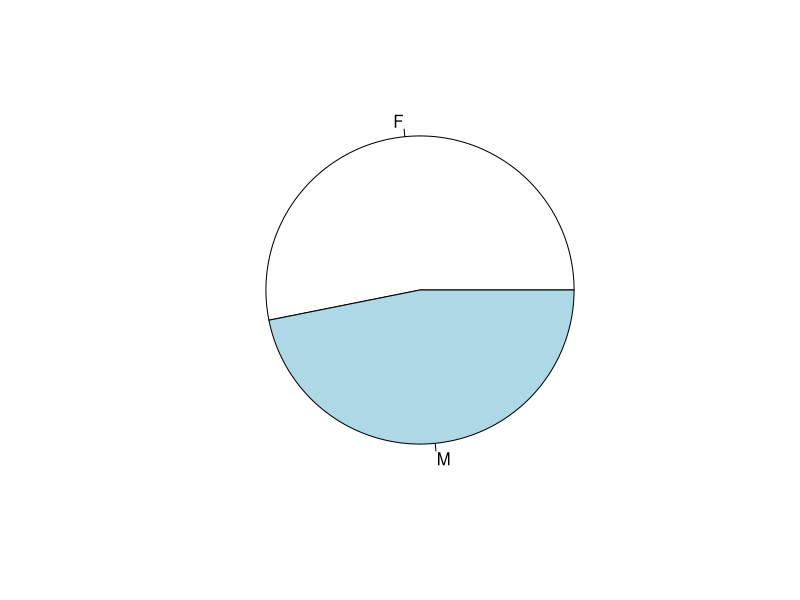
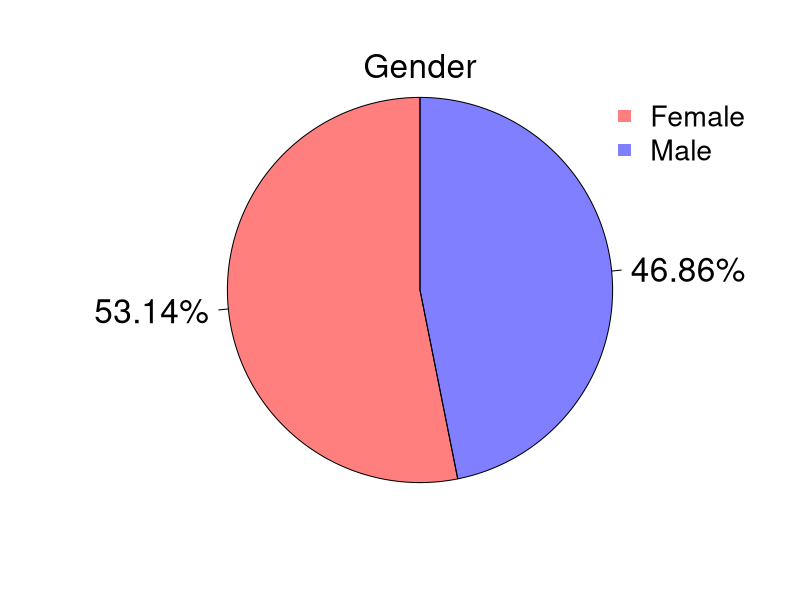
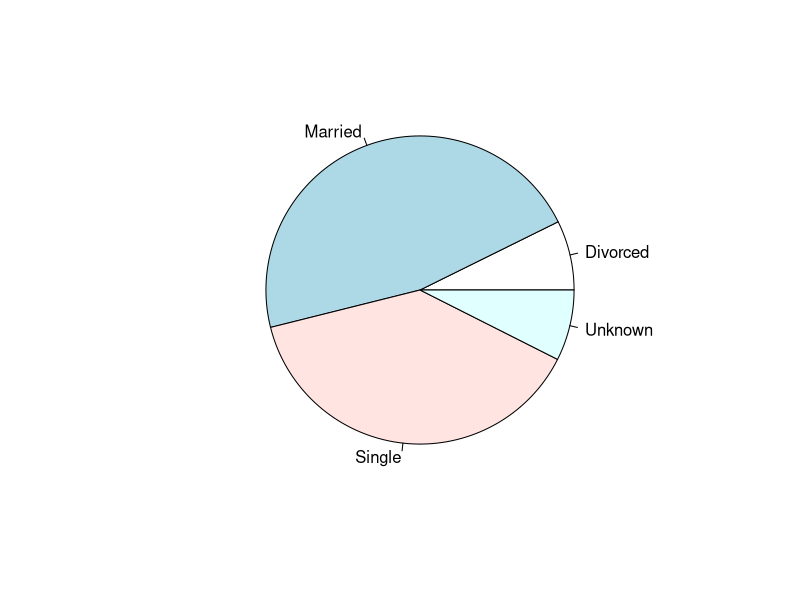
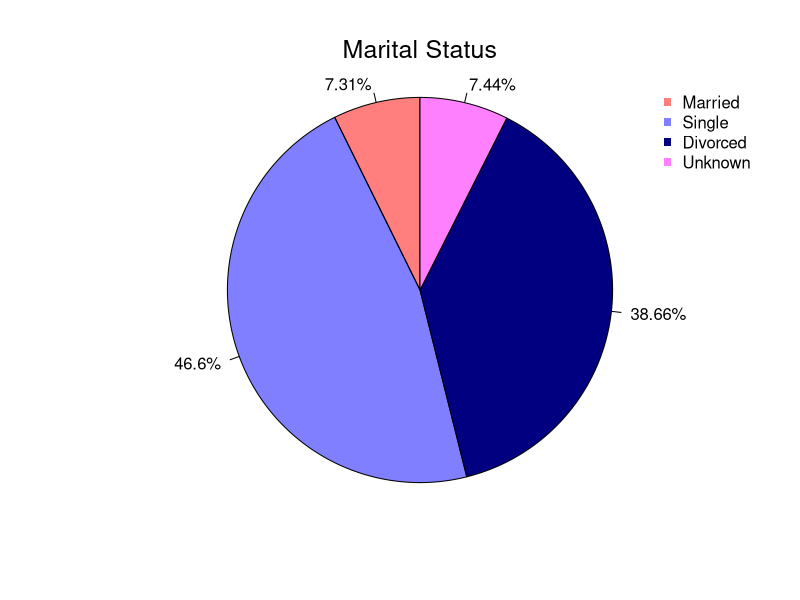
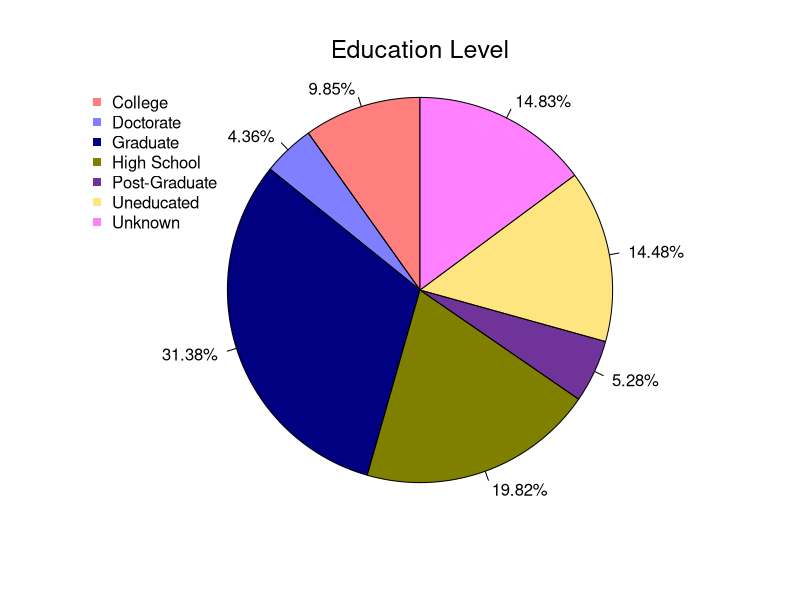
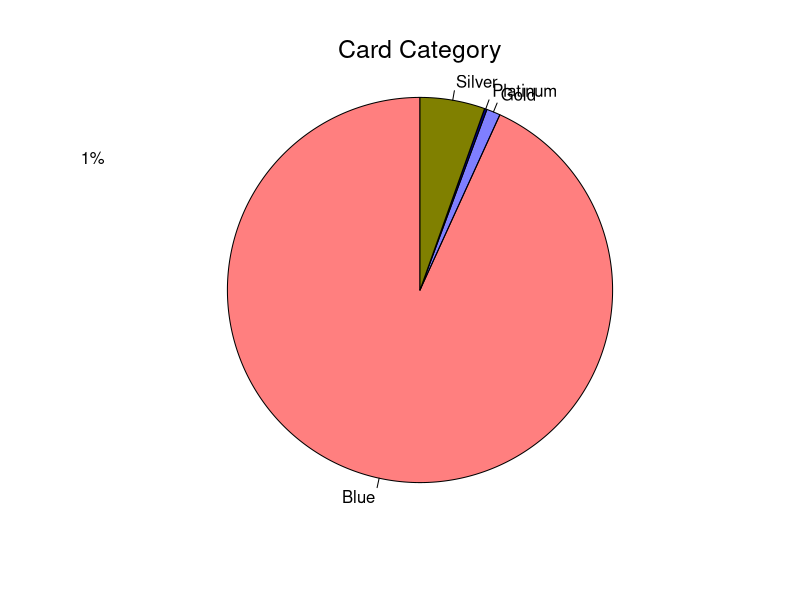
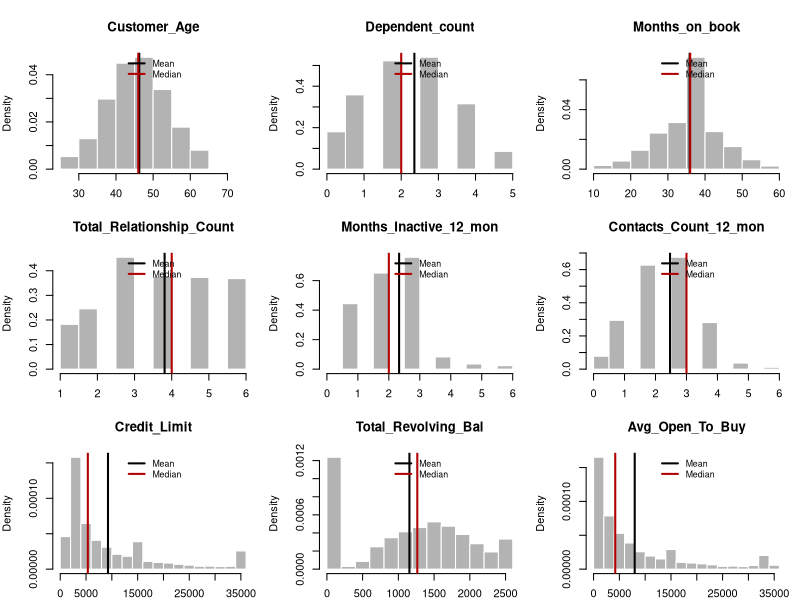
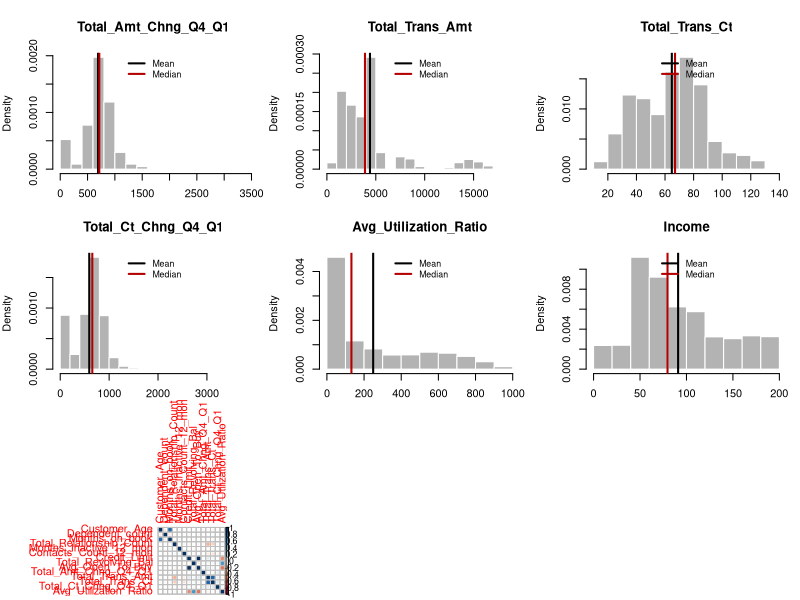

The R script that drew these images, in order: (Note: this script raises an error after producing the figures.)
#edo
#MICHELE TURCO, EDOARDO BROWN, GIULIO PRESAGHI, IRENE BENVENUTI

Data = read.csv2("./Dataset/bank_accounts_train.csv", 
                 header = T, 
                 sep = ",", 
                 colClasses = "character")

#DATA CLEANING, EDA

#1

str(Data)

Data$CLIENTNUM = NULL # We drop the first line since it is a pure identifier and it has nothing to do with our analysis

variables = colnames(Data) # With this line we have a vector of our variables

categorical_variables <- c("Gender", "Education_Level", "Marital_Status", "Card_Category")


numerical_variables <- setdiff(variables, categorical_variables) # Setdiff is a function that finds the difference between the two argument sets

for (var in numerical_variables) {
  Data[[var]] = as.numeric(Data[[var]])
}

for (var in categorical_variables) {
  Data[[var]] = as.factor(Data[[var]])
}

str(Data)

numerical_variables <- setdiff(numerical_variables, "Closed_Account")

# Plots categorical variables

# Gender
x = table(Data$Gender)
r = round(x/nrow(Data)*100, 2)
s = paste( r, "%", sep = "")
pie(table(Data$Gender))
{pie(x = table(Data$Gender), 
     labels = s,
     edges = 10000, 
     radius = 1,
     init.angle = 90, 
     col = c(rgb(1,0,0, .5),
             rgb(0,0,1,0.5)),
     cex = 2)
  mtext("Gender", side = 3, cex = 2)
  legend("topright", 
         pch = 15, 
         col = c(rgb(1,0,0, .5),
                 rgb(0,0,1,0.5)),
         c("Female", "Male"), cex = 1.7,
         bty = "n")}

#Marital Status
x <- table(addNA(Data$Marital_Status))
r = round(x/nrow(Data)*100, 2)
s = paste( r, "%", sep = "")
pie(table(Data$Marital_Status))
{pie(x = table(Data$Marital_Status), 
     labels = s,
     edges = 10000, 
     radius = 1,
     init.angle = 90, 
     col = c(rgb(1,0,0,0.5),
             rgb(0,0,1,0.5),
             rgb(0,0,0.5,1),
             rgb(1,0.5,1,1)
             ),
     cex = 1)
  mtext("Marital Status", side = 3, cex = 1.5, line = 1)
  legend("topright", 
         pch = 15, 
         col = c(rgb(1,0,0, .5),
                 rgb(0,0,1,0.5),
                 rgb(0,0, .5,1),
                 rgb(1,0.5,1,1)
                 ),
         c("Married", "Single", "Divorced", "Unknown"), cex = 1,
         bty = "n")}

#Educational Level
education_table <- table(Data$Education_Level)
r <- round(education_table / nrow(Data) * 100, 2)
s <- paste(r, "%", sep = "")

pie(x = education_table, 
    labels = s,
    edges = 10000, 
    radius = 1,
    init.angle = 90, 
    col = c(rgb(1,0,0,0.5),
            rgb(0,0,1,0.5),
            rgb(0,0,0.5,1),
            rgb(0.5,0.5,0,1),
            rgb(0.3,0,0.5,0.8),
            rgb(1,0.8,0,0.5),
            rgb(1,0.5,1,1)),
    cex = 1)
mtext("Education Level", side = 3, cex = 1.5, line = 1) # side=3 is the top
legend("topleft", 
       pch = 15, 
       col = c(rgb(1,0,0,0.5),
               rgb(0,0,1,0.5),
               rgb(0,0,0.5,1),
               rgb(0.5,0.5,0,1),
               rgb(0.3,0,0.5,0.8),
               rgb(1,0.8,0,0.5),
               rgb(1,0.5,1,1)),
       legend = levels(Data$Education_Level), cex = 1,
       bty = "n")

# Card Category
card_table <- table(Data$Card_Category)
r <- round(card_table / nrow(Data) * 100, 2)
s <- paste(r, "%", sep = "")
s2 <- paste(levels(Data$Card_Category), s)

pie(x = card_table, 
    edges = 10000, 
    radius = 1,
    init.angle = 90, 
    col = c(rgb(1,0,0,0.5),
            rgb(0,0,1,0.5),
            rgb(0,0,0.5,1),
            rgb(0.5,0.5,0,1)
            ),
    cex = 1)
mtext("Card Category", side = 3, cex = 1.5, line = 1) # side=3 is the top
legend( x= -2.4, y = 1,
       pch = 15, 
       col = c(rgb(1,0,0,0.5),
               rgb(0,0,1,0.5),
               rgb(0,0,0.5,1),
               rgb(0.5,0.5,0,1)
               ),
       legend = s2, cex = 1,
       bty = "n")

# Graphical exploration of Numerical Variables
Numerical_Data = Data[numerical_variables]
(means_vec = apply(X = Numerical_Data, MARGIN = 2, FUN = mean))
colMeans(Numerical_Data)
(median_vec = apply(X = Numerical_Data, MARGIN = 2, FUN = median))
(sd_vec = apply(X = Numerical_Data, MARGIN = 2, FUN = sd))

ncol(Numerical_Data)
par(mfrow = c(3,3), mar = c(2,4,4,1))

for(i in 1:length(numerical_variables)){
  hist(Numerical_Data[,i], freq = F, main = names(Numerical_Data)[i],col = rgb(.7,.7,.7), border = "white", xlab = "")
  abline(v = means_vec[i], lwd = 2)
  abline(v = median_vec[i], lwd = 2, col = rgb(.7,0,0))
  legend("top", c("Mean", "Median"), lwd = 2, col = c(1, rgb(.7,0,0)),cex = .8, bty = "n")
}

#Encode NaN values
#Rename missing values with NA notation
Data[Data == 'Unknown'] <- NA

# Now we try to understand where the missing values are

# Create a logical matrix where TRUE indicates a missing value
na_matrix <- is.na(Data)

# Sum the TRUE values by row to see how many NAs each row contains
na_counts_per_row <- rowSums(na_matrix)

# Count how many rows have at least one NA
rows_with_na <- sum(na_counts_per_row > 0)

# Print the result
print(rows_with_na)

# Since there is a significant number of rows with missing values, dropping them is not an
# optimal solution

# Count NAs in each column
na_counts_per_column <- colSums(is.na(Data))

# Print the result
print(na_counts_per_column)

# Missing values are only present in "Marital Status" and "Educational Level". 



#We decided to impute missing values with the mode of the other instances
#in the same column

getSimpleMode <- function(x) {
  # Use table() to count occurrences of each value, sort in decreasing order, and return the name of the first element
  tbl <- table(x)
  mode_value <- names(tbl[tbl == max(tbl)])[1]
  return(mode_value)
}


categorical_vars <- c("Gender", "Education_Level", "Marital_Status", "Card_Category")  # Your categorical variables

for (var in categorical_vars) {
  if (any(is.na(Data[[var]]))) {
    Data[[var]][is.na(Data[[var]])] <- getSimpleMode(Data[[var]])
  }
}

# View the cleaned data
head(Data)

#2

# Print the structure of the dataset
str(Data)

# Summary statistics for numerical variables
summary(Data)

# Frequency table for categorical variables
categorical_vars <- c("Gender", "Education_Level", "Marital_Status", "Card_Category")
lapply(Data[categorical_vars], table)

# Selecting numerical variables for correlation analysis
numerical_vars <- c("Customer_Age", "Dependent_count", "Months_on_book", "Total_Relationship_Count", "Months_Inactive_12_mon", "Contacts_Count_12_mon", "Credit_Limit", "Total_Revolving_Bal", "Avg_Open_To_Buy", "Total_Amt_Chng_Q4_Q1", "Total_Trans_Amt", "Total_Trans_Ct", "Total_Ct_Chng_Q4_Q1", "Avg_Utilization_Ratio")
cor_matrix <- cor(Data[numerical_vars], use="complete.obs") # handling NA values

# Visualize the correlation matrix
install.packages("corrplot")
library(corrplot)
corrplot(cor_matrix, method="circle")

install.packages("ggplot2")
library(ggplot2)

#Visualizing Credit Limit across different Card Categories
ggplot(Data, aes(x="Card_Category", y="Credit_Limit")) + 
  geom_boxplot() +
  theme_minimal() +
  labs(title="Credit Limit by Card Category", x="Card_Category", y="Credit_Limit")
    

#### b. Scatter Plots for Numerical Variable Relations

#Relationship between Total Trans Amt and Total Trans Ct
ggplot(Data, aes(x="Total_Trans_Amt", y="Total_Trans_Ct")) +
  geom_point(alpha=0.5) +  # Alpha for transparency if many points overlap
  theme_minimal() +
  labs(title="Transaction Amount vs. Transaction Count", x="Total_Transaction_Amount", y="Total_Transaction_Count")


#### c. Histograms for Variable Distributions

# Histogram of Customer Age
ggplot(Data, aes(x="Customer_Age")) + 
  geom_histogram(binwidth=5, fill="blue", color="black") +
  theme_minimal() +
  labs(title="Distribution of Customer Age", x="Customer_Age", y="Frequency")

#LOGISTIC REGRESSION, K-NN

# Use 70% of dataset as training set and 30% as testing set
sample <- sample(c(TRUE, FALSE), nrow(Data), replace = TRUE, prob = c(0.7, 0.3))
train <- Data[sample, ]
test <- Data[!sample, ]

# Fit logistic regression model
model <- glm(train$Closed_Account ~ train$Income + train$Gender, family = binomial(link = "logit"), data = train)
# View model summary
summary(model)

#K-NN

library(class)

# Initialize an empty vector to store scores
scores <- numeric()

# Vary k and evaluate model performance
for (k in 1:20) {
  # Fit k-NN model using training data
  knn_model <- knn(train[, c("Total_Trans_Amt", "Total_Trans_Ct")],
                   test[, c("Total_Trans_Amt", "Total_Trans_Ct")],
                   train$Closed_Account, k = k)
  
  # Calculate performance metric (e.g., accuracy)
  accuracy <- sum(knn_model == test$Closed_Account) / nrow(test)
  
  # Store the score
  scores <- c(scores, accuracy)
}

# Plot scores vs. k
ggplot(data.frame(k = 1:20, score = scores), aes(x = k, y = score)) +
  geom_line() +
  labs(x = "Number of Neighbors (k)", y = "Test Accuracy",
       title = "Test Accuracy for some k for k-NN")
